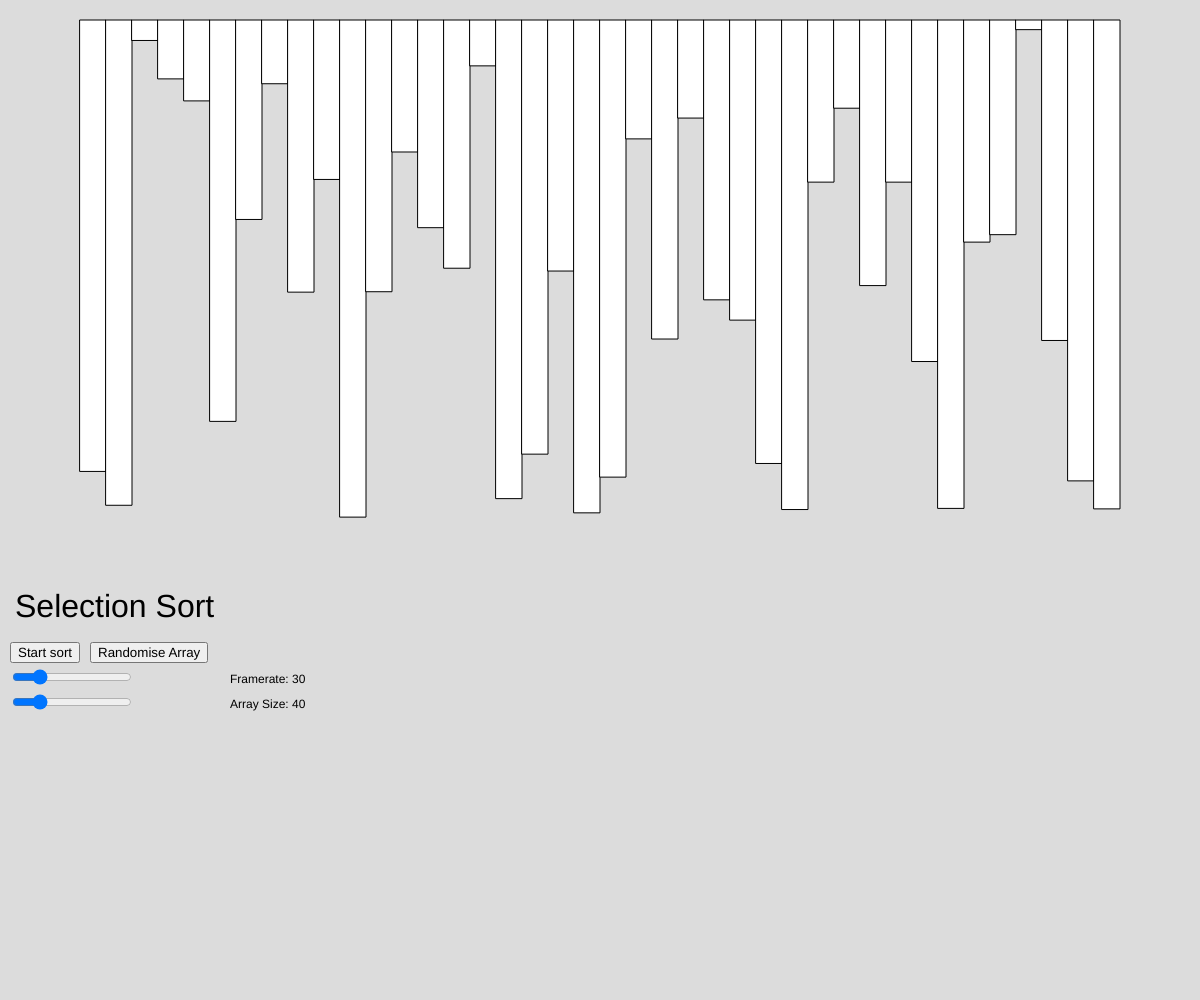
Frame 1 (no input)
Frame 2 (the mouse pressed at the canvas centre, redrawn once): identical to frame 1, image omitted

The p5.js sketch that drew this single still picture (run headless with seeded random() and noise() and a simulated clock; the mouse was pressed at the canvas centre and the sketch redrawn once):

// p5.js sketch
// ── sketch.js
let button;
let slider;
let arraysize;
let fr = 30;
let arraylen = 40;
let start;
let restart = true;

function setup() {
    createCanvas(windowWidth, windowHeight);

    button = createButton("Randomise Array");
    button.position(90, height*2/3 - 25);
    button.mousePressed(scrambleArray);
    
    slider = createSlider(1, 150, 30);
    slider.position(10, height*2 / 3);
    slider.style('width', '120px');
    
    arraysize = createSlider(2, 200, 40);
    arraysize.position(10, height*2 / 3 + 25);
    arraysize.style('width', '120px');

    start = createButton("Start sort");
    start.position(10, height*2/3 - 25);
    start.mousePressed(startSort);
    
    frameRate(fr);
    noLoop();
}


// Generates random array
let array = [];
for (let l = 0; l < arraylen; l++) {
    array.push(Math.random()* 15);
}

// Parameters for selection sort
let lo = 0;
let hi = array.length;
let i = lo;
function draw() {

    let rectWidth = (width-160)/array.length;
    background(220);
    translate(80, 0);

    fill(0);
    textSize(32);
    text("Selection Sort", -65, height*2/3 - 50);
    textSize(0);

    fill(0);
    let framerateText = "Framerate: " + fr;
    text(framerateText, 150, height*2/3 + 16);
    fr = slider.value();
    frameRate(fr);

    fill(0);
    let arrayText = "Array Size: " + arraylen;
    text(arrayText, 150, height*2/3 + 41);
    arraylen = arraysize.value();


    fill(255);
    // Drawing/printing the current state of the array
    for (var k = 0; k < array.length; k++) {
        let len = (array[k]/15) * (height/2);

        rect(rectWidth * k, 20, rectWidth, len);
        fill(255);
    }
    
}

// Randomises array
function scrambleArray() {
    redraw();
    array = []
    for (let l = 0; l < arraylen; l++) {
        array.push(Math.random()* 15);
    }
    lo = 0;
    hi = array.length;
    i = lo;

    restart = false;
    redraw();
}

function startSort() {
    selectionSort(array, lo, hi);
}

// Selection sort
async function selectionSort(array, lo, hi) {

    let rectWidth = (width-160)/array.length;
    restart = true;
    
    for (let i = lo; i < hi-1; i++) {
        min = i;
        for (let j = i+1; j <= hi; j++) {
            if (array[j] < array[min]) {
                min = j;
            }
            redraw();

            fill(255, 157, 28);
            rect(rectWidth*min, 20, rectWidth, (array[min]/15) * (height/2));
            fill(255);

            fill(3, 232, 252);
            rect(rectWidth*i, 20, rectWidth, (array[i]/15) * (height/2));
            fill(255);

            if (j != hi) {
                fill(142, 245, 216);
                rect(rectWidth*j, 20, rectWidth, (array[j]/15) * (height/2));
                fill(255);
            }

            await new Promise(r => setTimeout(r, 1000/fr));
            if (restart == false) {
                return;
            }
        }
        var tmp = array[i];
        array[i] = array[min];
        array[min] = tmp;
    }
    redraw();
}
